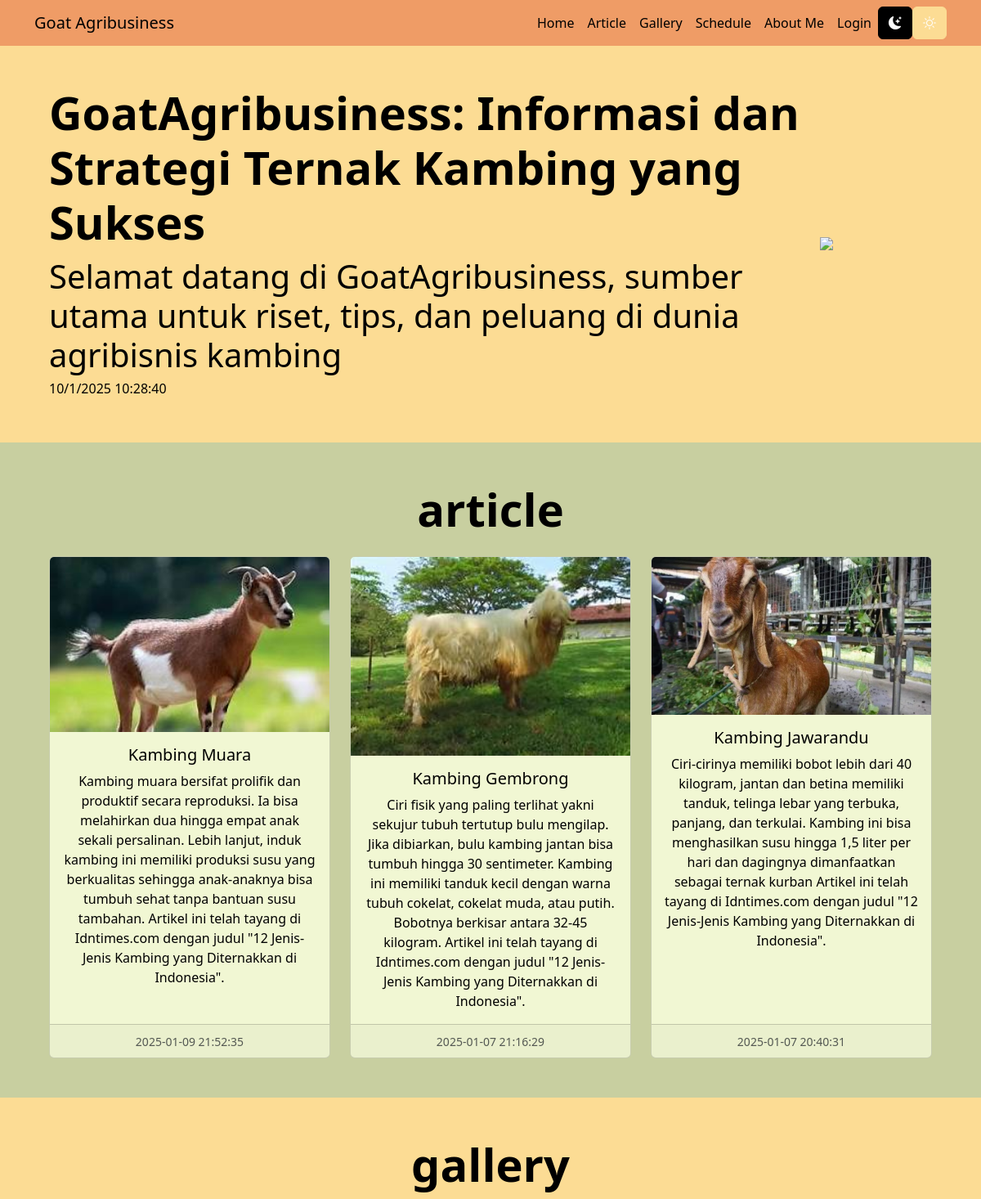
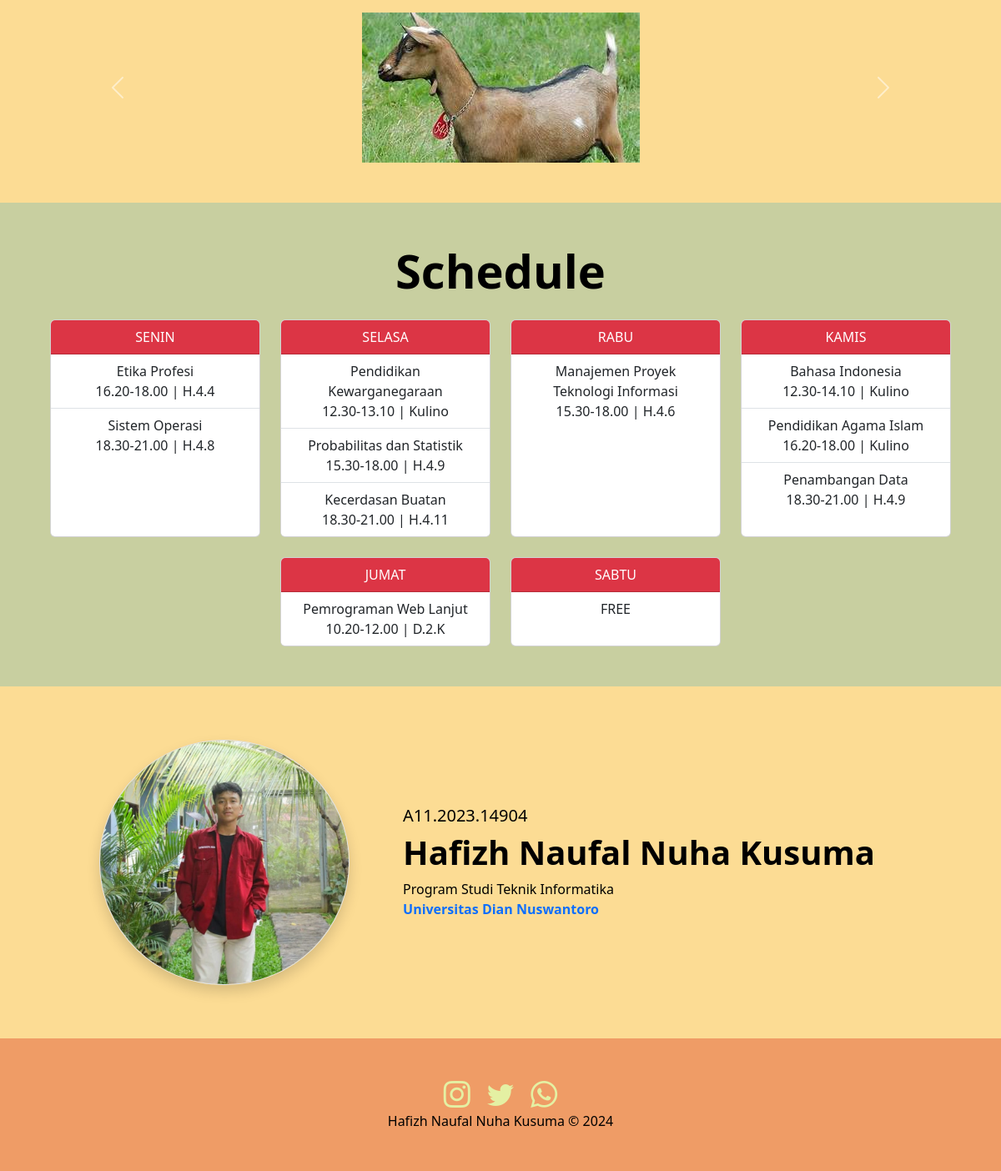
The page / on the database its author committed (2 pictures, top to bottom).
### tables this page shows
CREATE TABLE `article` (
  `id` int(11) NOT NULL,
  `judul` text DEFAULT NULL,
  `isi` text DEFAULT NULL,
  `gambar` text DEFAULT NULL,
  `tanggal` datetime DEFAULT NULL,
  `username` varchar(50) DEFAULT NULL
);

CREATE TABLE `gallery` (
  `id` int(11) NOT NULL,
  `nama` text DEFAULT NULL,
  `gambar` text DEFAULT NULL,
  `tanggal` datetime DEFAULT NULL,
  `username` varchar(50) DEFAULT NULL
);

### Index.php (the view, shortened to what this page needs)
<?php
include "koneksi.php";
?>
<!DOCTYPE html>
<html lang="en">
  <head>
    <link
      rel="stylesheet"
      href="https://cdn.jsdelivr.net/npm/bootstrap-icons@1.11.1/font/bootstrap-icons.css"
    />
    <link
      href="https://cdn.jsdelivr.net/npm/bootstrap@5.3.2/dist/css/bootstrap.min.css"
      rel="stylesheet"
    />
  </head>
  <body>
    <nav class="navbar navbar-expand-sm sticky-top" style="background-color: #EF9C66">
      <div class="container">
        <a class="navbar-brand" href="#">Goat Agribusiness</a>
        <div class="collapse navbar-collapse" id="navbarSupportedContent">
          <ul class="navbar-nav ms-auto mb-2 mb-lg-0 text-dark">
            <li class="nav-item">
              <a class="nav-link" href="#">Home</a>
            </li>
            <li class="nav-item">
              <a class="nav-link" href="#article">Article</a>
            </li>
            <li class="nav-item">
              <a class="nav-link" href="#gallery">Gallery</a>
            </li>
            <li class="nav-item">
              <a class="nav-link" href="#schedule">Schedule</a>
            </li>
            <li class="nav-item">
              <a class="nav-link" href="#aboutme">About Me</a>
            </li>
            <li class="nav-item">
              <a class="nav-link" href="login.php" target="_blank">Login</a>
            </li>
            <button
              type="button"
              class="btn btn-dark theme"
              id="dark"
              title="dark"
            >
              <i class="bi bi-moon-stars-fill"></i>
            </button>
            <button
              type="button"
              class="btn btn-danger theme"
              id="light"
              title="light"
            >
              <i class="bi bi-brightness-high"></i>
            </button>
          </ul>
        </div>
      </div>
    </nav>
    <section id="home" class="text-center p-5 text-sm-start" style="background-color: #FCDC94;">
      <div class="container">
        <div class="d-sm-flex flex-sm-row-reverse align-items-center">
          <img src="https://media.istockphoto.com/id/478130148/id/foto/potret-kambing-lucu.jpg?s=1024x1024&w=is&k=20&c=nQoiTUBq73veghtDjgeGkVE_DxzVD1MQrIRbWSO9DyQ=" class="img-fluid" width="300" />
          <div>
            <h1 class="fw-bold display-4">
            GoatAgribusiness: Informasi dan Strategi Ternak Kambing yang Sukses
            </h1>
            <h4 class="lead display-6">
            Selamat datang di GoatAgribusiness, sumber utama untuk riset, tips, dan peluang di dunia agribisnis kambing
            </h4>
            <h6>
              <span id="tanggal"></span>
              <span id="jam"></span>
            </h6>
          </div>
        </div>
      </div>
    </section>
<section id="article" class="text-center p-5">
  <div class="container">
    <h1 class="fw-bold display-4 pb-3">article</h1>
    <div class="row row-cols-1 row-cols-md-3 g-4 justify-content-center">
      <?php
      $sql = "SELECT * FROM article ORDER BY tanggal DESC";
      $hasil = $conn->query($sql);
      while($row = $hasil->fetch_assoc()){
      ?>
        <div class="col">
          <div class="card h-100">
            <img src="img/<?= $row["gambar"]?>" class="card-img-top" alt="..." />
            <div class="card-body">
              <h5 class="card-title"><?= $row["judul"]?></h5>
              <p class="card-text">
                <?= $row["isi"]?>
              </p>
            </div>
            <div class="card-footer">
              <small class="text-body-secondary">
                <?= $row["tanggal"]?>
              </small>
            </div>
          </div>
        </div>
        <?php
      }
      ?>
    </div>
  </div>
</section>
    <section id="gallery" class="text-center p-5" style="background-color: #FCDC94;">
      <div class="container">
        <h1 class="fw-bold display-4 pb-3">gallery</h1>
        <div id="carouselExample" class="carousel slide" data-bs-ride="carousel">
        <div class="carousel-inner">
            <?php
            $sql1 = "SELECT gambar, nama FROM gallery";
            $result = $conn->query($sql1);
            $isActive = 'active';
            if ($result->num_rows > 0) {
                while($row = $result->fetch_assoc()) {
                    $gambar = $row['gambar'];
            ?>
                    <div class="carousel-item <?php echo $isActive; ?>">
                        <div class="d-flex justify-content-center position-relative">
                            <img src="<?php echo './img/' . $gambar; ?>" class="d-block" style="max-width: 90%; height: auto;" alt="Gambar">
                        </div>
                    </div>
            <?php
                    $isActive = '';
                }
            } else {
                echo "<p>Tidak ada gambar dalam gallery.</p>";
            }
            ?>
        </div>
        <button class="carousel-control-prev" type="button" data-bs-target="#carouselExample" data-bs-slide="prev">
            <span class="carousel-control-prev-icon" aria-hidden="true"></span>
        </button>
        <button class="carousel-control-next" type="button" data-bs-target="#carouselExample" data-bs-slide="next">
            <span class="carousel-control-next-icon" aria-hidden="true"></span>
        </button>
    </div>
</section>
    <section id="schedule" class="text-center p-5" style="background-color: #C8CFA0;">
      <div class="container">
        <h1 class="fw-bold display-4 pb-3">Schedule</h1>
        <div class="row row-cols-1 row-cols-md-4 g-4 justify-content-center">
          <div class="col">
            <div class="card h-100">
              <div class="card-header bg-danger text-white">SENIN</div>
              <ul class="list-group list-group-flush">
                <li class="list-group-item">
                  Etika Profesi<br />16.20-18.00 | H.4.4
                </li>
                <li class="list-group-item">
                  Sistem Operasi<br />18.30-21.00 | H.4.8
                </li>
              </ul>
            </div>
          </div>
          <div class="col">
            <div class="card h-100">
              <div class="card-header bg-danger text-white">SELASA</div>
              <ul class="list-group list-group-flush">
                <li class="list-group-item">
                  Pendidikan Kewarganegaraan<br />12.30-13.10 | Kulino
                </li>
                <li class="list-group-item">
                  Probabilitas dan Statistik<br />15.30-18.00 | H.4.9
                </li>
                <li class="list-group-item">
                  Kecerdasan Buatan<br />18.30-21.00 | H.4.11
                </li>
              </ul>
            </div>
          </div>
          <div class="col">
            <div class="card h-100">
              <div class="card-header bg-danger text-white">RABU</div>
              <ul class="list-group list-group-flush">
                <li class="list-group-item">
                  Manajemen Proyek Teknologi Informasi<br />15.30-18.00 | H.4.6
                </li>
              </ul>
            </div>
          </div>
          <div class="col">
            <div class="card h-100">
              <div class="card-header bg-danger text-white">KAMIS</div>
              <ul class="list-group list-group-flush">
                <li class="list-group-item">
                  Bahasa Indonesia<br />12.30-14.10 | Kulino
                </li>
                <li class="list-group-item">
                  Pendidikan Agama Islam<br />16.20-18.00 | Kulino
                </li>
                <li class="list-group-item">
                  Penambangan Data<br />18.30-21.00 | H.4.9
                </li>
              </ul>
            </div>
          </div>
          <div class="col">
            <div class="card h-100">
              <div class="card-header bg-danger text-white">JUMAT</div>
              <ul class="list-group list-group-flush">
                <li class="list-group-item">
                  Pemrograman Web Lanjut<br />10.20-12.00 | D.2.K
                </li>
              </ul>
            </div>
          </div>
          <div class="col">
            <div class="card h-100">
              <div class="card-header bg-danger text-white">SABTU</div>
              <ul class="list-group list-group-flush">
                <li class="list-group-item">FREE</li>
              </ul>
            </div>
          </div>
        </div>
      </div>
    </section>
    <section id="aboutme" class="text-center p-5" style="background-color: #FCDC94;">
      <div class="container">
        <div class="d-sm-flex align-items-center justify-content-center">
          <div class="p-3">
            <img
              src="saya.jpg"
              class="rounded-circle border shadow"
              width="300"
            />
          </div>
          <div class="p-md-5 text-sm-start">
            <h3 class="lead">A11.2023.14904</h3>
            <h1 class="fw-bold">Hafizh Naufal Nuha Kusuma</h1>
            Program Studi Teknik Informatika<br />
            <a href="https://dinus.ac.id/" class="fw-bold text-decoration-none"
              >Universitas Dian Nuswantoro</a
            >
          </div>
        </div>
      </div>
    </section>
    <footer id="footer" class="text-center p-5" style="background-color: #EF9C66;">
      <div>
        <a href="https://www.instagram.com/hafizhnaufal__"
          ><i class="bi bi-instagram h2 p-2 social-icon"></i
        ></a>
        <a href="https://twitter.com/udinusofficial"
          ><i class="bi bi-twitter h2 p-2 social-icon"></i
        ></a>
        <a href="https://wa.me/+6281229927588"
          ><i class="bi bi-whatsapp h2 p-2 social-icon"></i
        ></a>
      </div>
      <div>Hafizh Naufal Nuha Kusuma &copy; 2024</div>
    </footer>
  </body>
</html>

### Index.php (style rules this page uses)
#light { background-color: #FCDC94; border-color: #FCDC94; }
#dark { background-color: #000000; border-color: #000000; }
body { background-color: #fff; color: #000; }
.navbar { background-color: #ef9c66; }
.navbar-nav .nav-link { color: #000; }
.navbar-brand { color: #000; }
.social-icon { color: #e4f0a3; }
#article { background-color: #C8CFA0; color: #000; }
#article .card { background-color: #f1f7d3; color: #000; }

### rows shown on the page
article: gambar (picture), judul "Kambing Muara", isi "Kambing muara bersifat prolifik dan produktif secara reproduksi. Ia bisa melahirkan dua hingga empat anak sekali persalinan. Lebih lanjut, induk kambing ini memiliki produksi susu yang berkualitas sehingga anak-anaknya bisa tumbuh sehat tanpa bantuan susu tambahan. Artikel ini telah tayang di Idntimes.com dengan judul \"12 Jenis-Jenis Kambing yang Diternakkan di Indonesia\".", tanggal "2025-01-09 21:52:35"
article: gambar (picture), judul "Kambing Gembrong", isi "Ciri fisik yang paling terlihat yakni sekujur tubuh tertutup bulu mengilap. Jika dibiarkan, bulu kambing jantan bisa tumbuh hingga 30 sentimeter. Kambing ini memiliki tanduk kecil dengan warna tubuh cokelat, cokelat muda, atau putih. Bobotnya berkisar antara 32-45 kilogram. Artikel ini telah tayang di Idntimes.com dengan judul \"12 Jenis-Jenis Kambing yang Diternakkan di Indonesia\".", tanggal "2025-01-07 21:16:29"
article: gambar (picture), judul "Kambing Jawarandu", isi "Ciri-cirinya memiliki bobot lebih dari 40 kilogram, jantan dan betina memiliki tanduk, telinga lebar yang terbuka, panjang, dan terkulai. Kambing ini bisa menghasilkan susu hingga 1,5 liter per hari dan dagingnya dimanfaatkan sebagai ternak kurban Artikel ini telah tayang di Idntimes.com dengan judul \"12 Jenis-Jenis Kambing yang Diternakkan di Indonesia\".", tanggal "2025-01-07 20:40:31"
gallery: gambar (picture)
